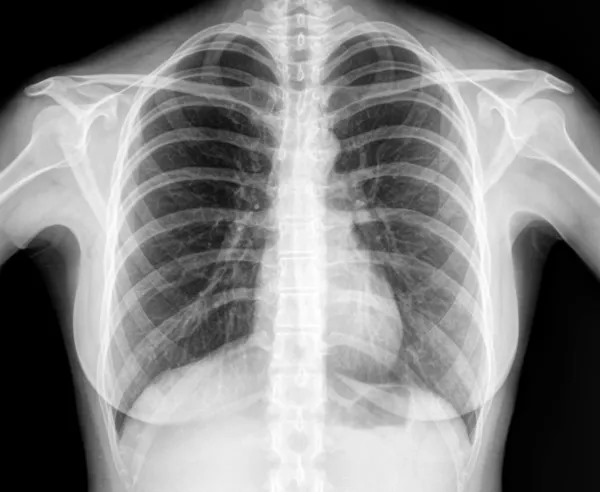
#> input picture task2/ppp.jpg, 600 x 492 px, found by its file name
$ python BPS.py
#> lines starting #> are read from the running program, lines starting #| are printed output that depends on the picture; after the words box and inside, x2 and y2 are one past the last pixel; in counts of white or black regions, pixels touching at a corner belong together
# -*- coding: utf-8 -*-
import cv2
import numpy as np

img = cv2.imread("C:/Users/amr/OneDrive/Desktop/task/ppp.jpg",0)
#> img is the input picture: shape (492, 600); min 0, max 255, mean 132.2

S = []

rows =img.shape[0]
#> rows = 492
columns = img.shape[1]
#> columns = 600

for r in range(rows):
    for c in range(columns):
        S.append(np.binary_repr(img[r,c],width=8))
#> after the loop, S = 295200 items

bit_1_img = (np.array([int(i[7])for i in S],dtype=np.uint8)*1).reshape(rows,columns)
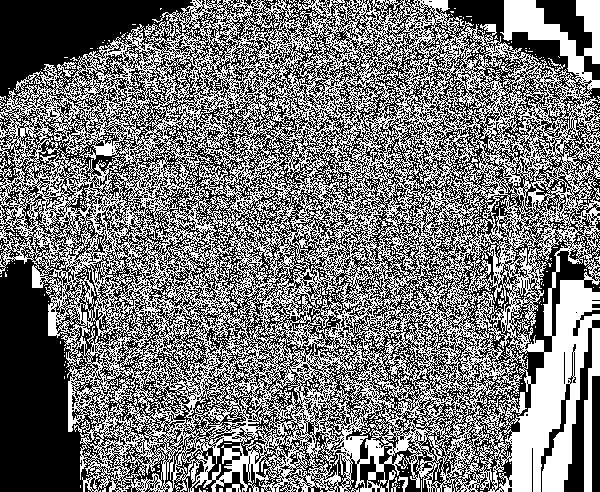
#> bit_1_img: shape (492, 600); values 0 (black) and 1 (white), 47% white in thin lines or dots
bit_2_img = (np.array([int(i[6])for i in S],dtype=np.uint8)*2).reshape(rows,columns)
#> bit_2_img: shape (492, 600); values 0 (black) and 2 (white), 45.7% white in thin lines or dots
bit_3_img = (np.array([int(i[5])for i in S],dtype=np.uint8)*4).reshape(rows,columns)
#> bit_3_img: shape (492, 600); values 0 (black) and 4 (white), 42.4% white in thin lines or dots
bit_4_img = (np.array([int(i[4])for i in S],dtype=np.uint8)*8).reshape(rows,columns)
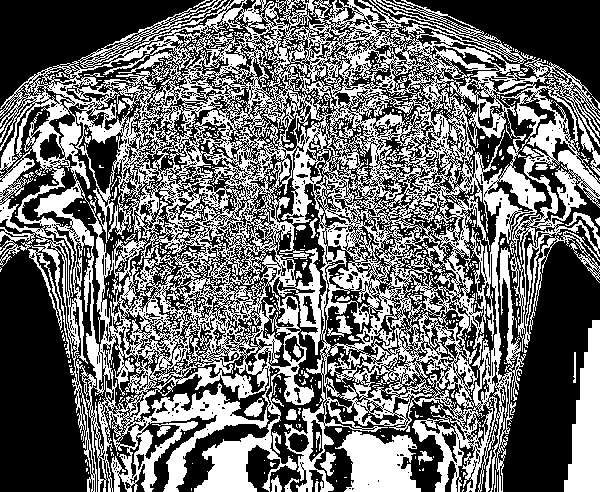
#> bit_4_img: shape (492, 600); values 0 (black) and 8 (white), 43.2% white; 677 white regions (638 under 20 px), largest, box (x1, y1, x2, y2) and area: (0, 0, 600, 492) 115675, (564, 320, 600, 492) 3888, (335, 431, 421, 492) 3505

bit_5_img = (np.array([int(i[3])for i in S],dtype=np.uint8)*16).reshape(rows,columns)
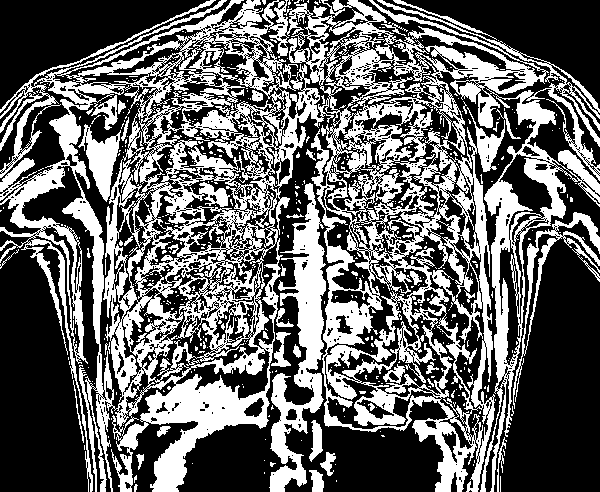
#> bit_5_img: shape (492, 600); values 0 (black) and 16 (white), 39.7% white; 586 white regions (541 under 20 px), largest, box (x1, y1, x2, y2) and area: (0, 0, 600, 492) 101252, (269, 183, 326, 492) 6861, (513, 212, 600, 409) 2010
bit_6_img = (np.array([int(i[2])for i in S],dtype=np.uint8)*32).reshape(rows,columns)
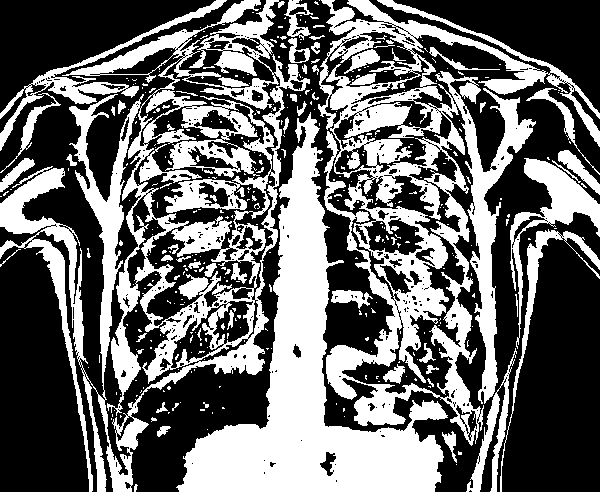
#> bit_6_img: shape (492, 600); values 0 (black) and 32 (white), 41.2% white; 400 white regions (332 under 20 px), largest, box (x1, y1, x2, y2) and area: (0, 0, 310, 492) 38525, (318, 0, 600, 446) 35818, (176, 112, 448, 492) 29532
bit_7_img = (np.array([int(i[1])for i in S],dtype=np.uint8)*64).reshape(rows,columns)
#> bit_7_img: shape (492, 600); values 0 (black) and 64 (white), 54.1% white; 251 black regions (199 under 20 px), largest, box (x1, y1, x2, y2) and area: (0, 0, 310, 492) 37284, (318, 0, 600, 446) 36739, (466, 158, 600, 492) 26314
bit_8_img = (np.array([int(i[0])for i in S],dtype=np.uint8)*128).reshape(rows,columns)
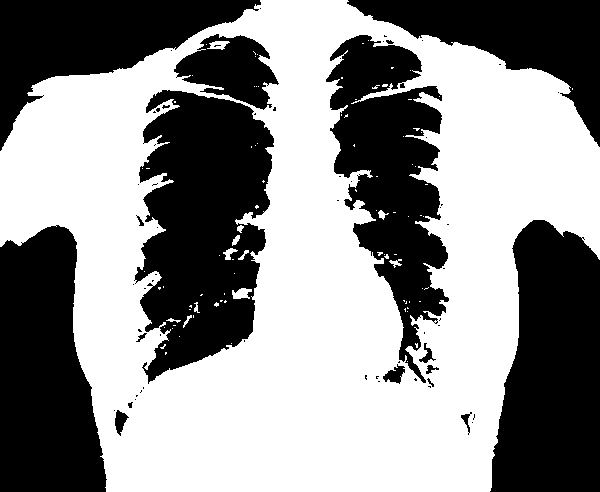
#> bit_8_img: shape (492, 600); values 0 (black) and 128 (white), 55.8% white; 66 black regions (49 under 20 px), largest, box (x1, y1, x2, y2) and area: (134, 90, 274, 384) 27927, (490, 220, 600, 492) 23822, (0, 225, 107, 492) 22034

l1 = cv2.hconcat([bit_1_img,bit_2_img,bit_3_img,bit_4_img])
l2 = cv2.hconcat([bit_5_img,bit_6_img,bit_7_img,bit_8_img])
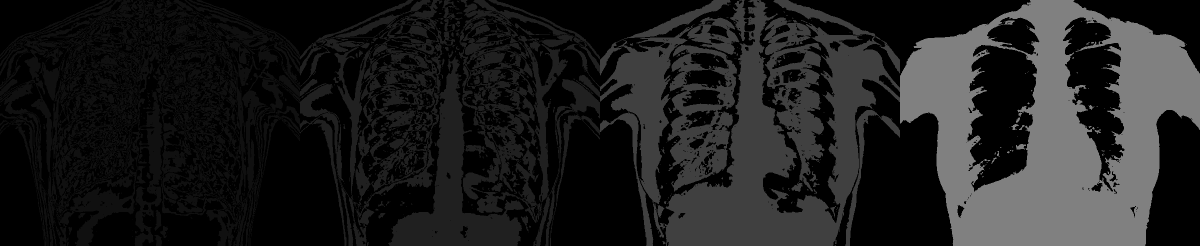
#> l2: shape (492, 2400) (shown at 1/2 size); min 0, max 128, mean 31.4
f = cv2.vconcat([l1,l2])
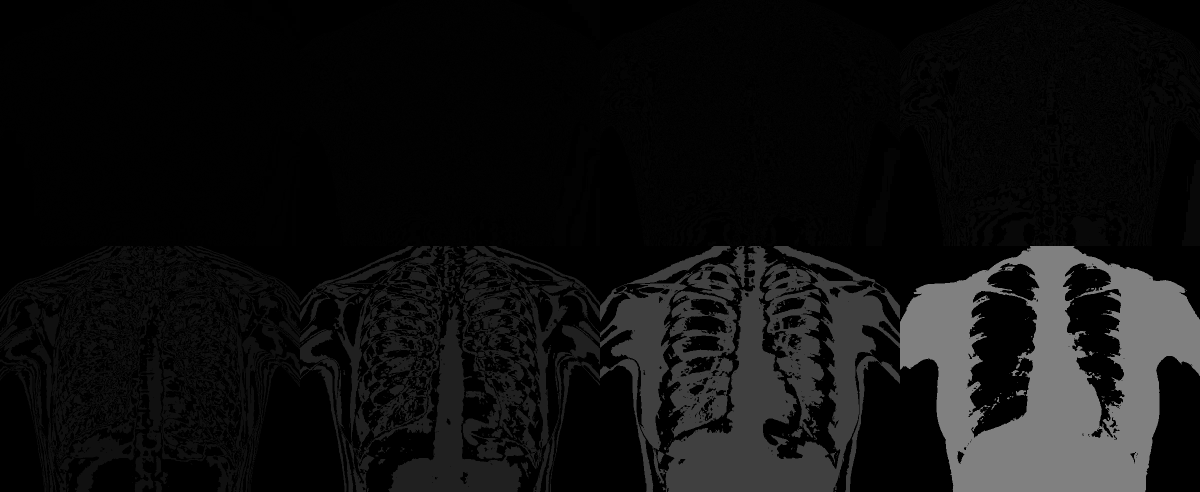
#> f: shape (984, 2400) (shown at 1/2 size); min 0, max 128, mean 16.5
#cv2.imshow("BFS", f)
#cv2.waitkey(0)

sum = bit_5_img+bit_6_img+bit_7_img+bit_8_img
cv2.imshow("sum", sum)
cv2.waitKey(0)
